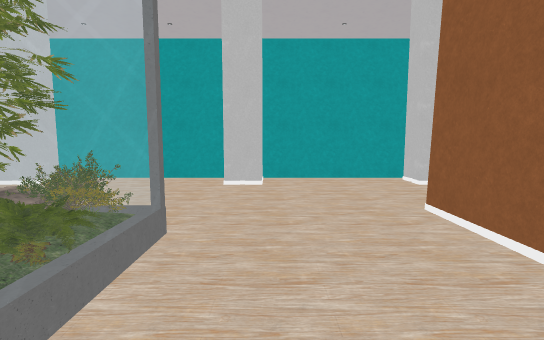
[1] (above)

16 first-person views from a walk through a 3-D level made in the Unity game engine. The camera is 1.4 m above the floor, tilts 6° down and sees 85° across. The floor is counted in squares, 1 m on a side. Each view is taken from the middle of a square. On the plan, view 1 faces up. The plan holds only what a view shows up to about 14 squares ahead; the rest is blank. The place goes on beyond the plan. The player is left out. Some surface patterns are stand-ins.

[2]
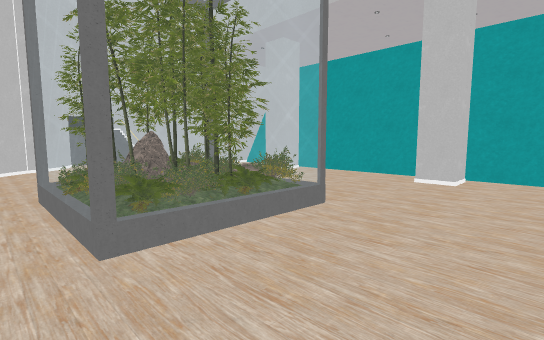

[3]
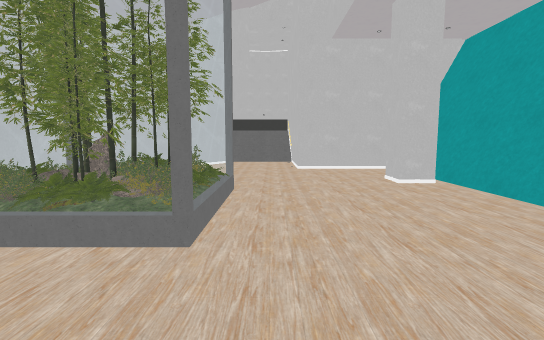

[4]
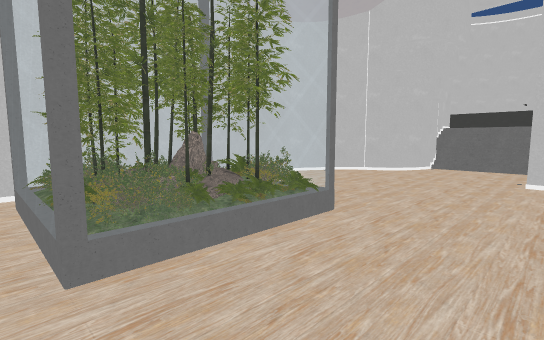

[5]
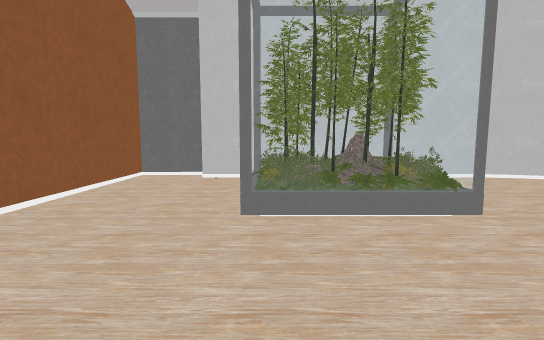

[6]
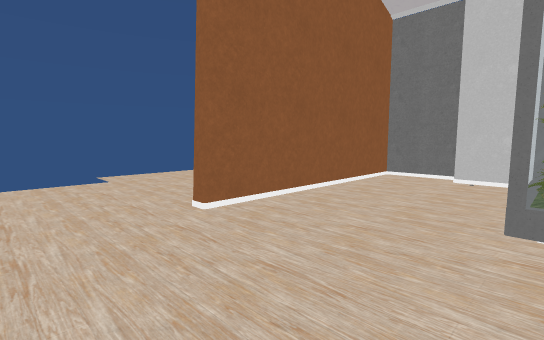

[7]
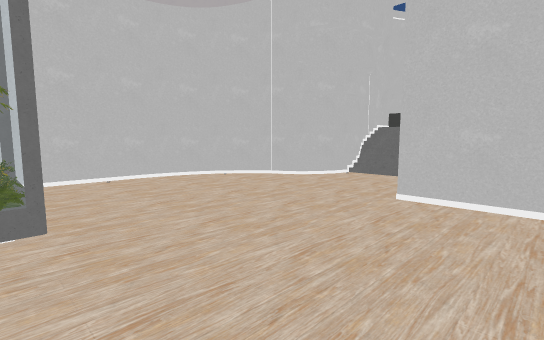

[8]
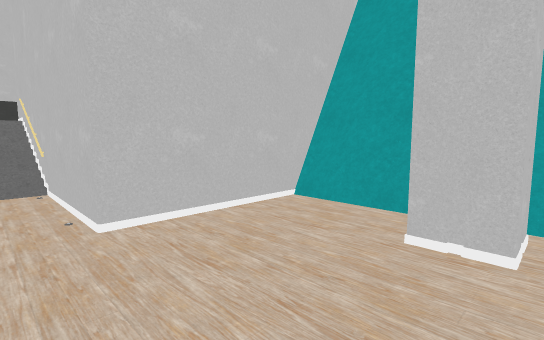

[9]
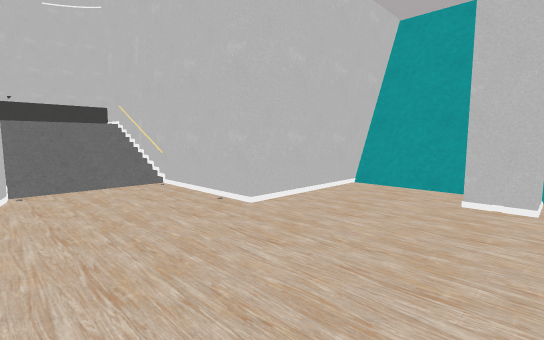

[10]
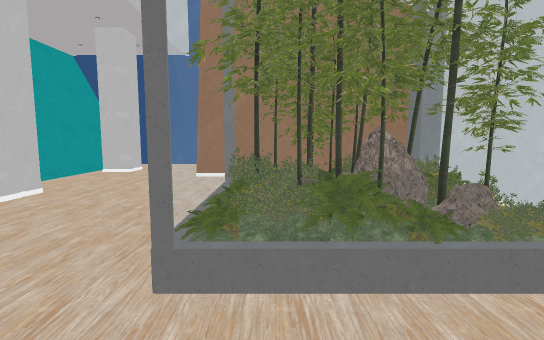

[11]
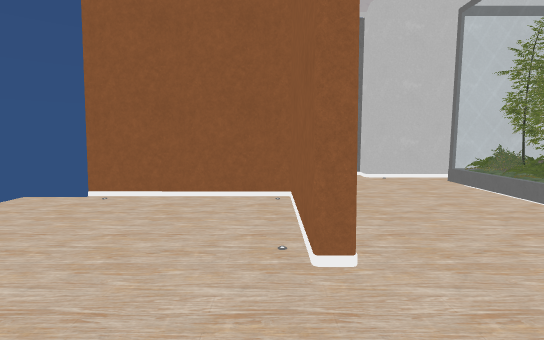

[12]
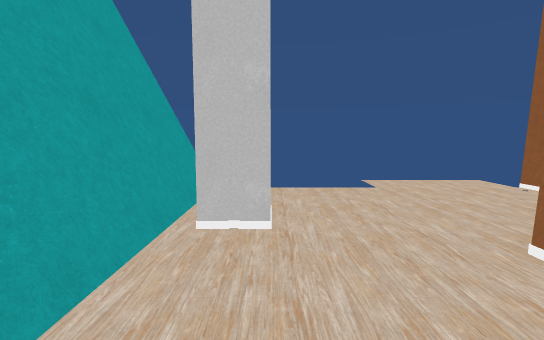

[13]
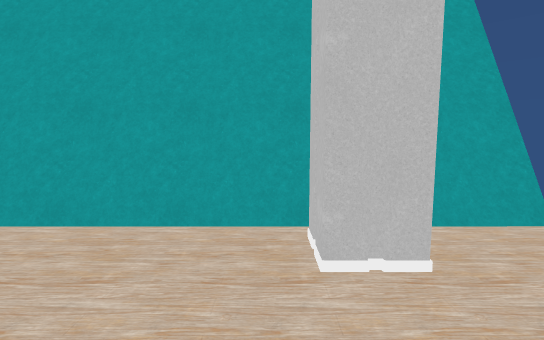

[14]
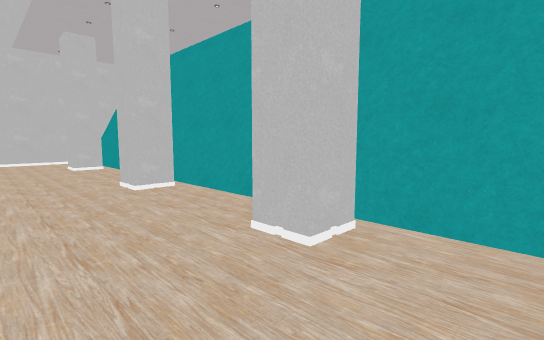

[15]
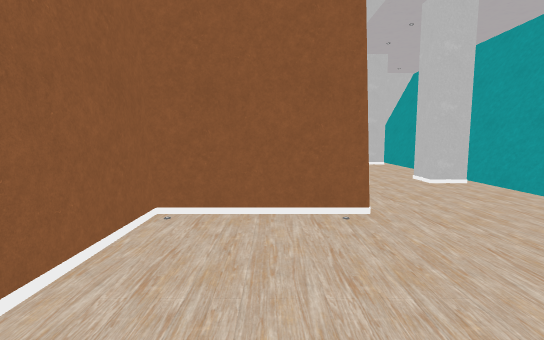

[16]
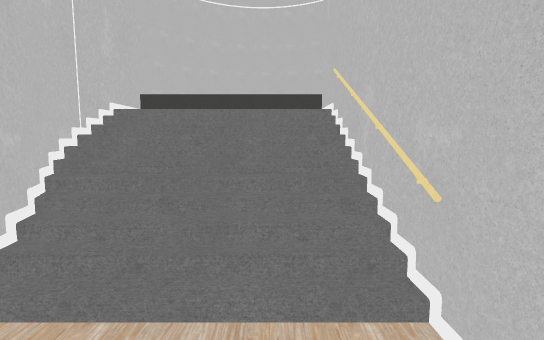

### Floor plan
Key: @ floor where view 1 was taken; # wall or solid block; . main floor; : floor 1.75 m higher than the main floor; / step, stairs or slope; O other object.
Columns run from 20 left of view 1 to 9 right of it. Each row starts with its distance up from view 1.
 11         ######################
 10         #...O......O.....O...
  9         #...O......O.....O...
  8         #....................
  7         #....................
  6  ########....................
  5 :////..................#......
  4 :////..........OOOO....#......
  3 :////..........OOOO....#......
  2  #####.........O  O....######
  1      ##........OO O....#
  0       ##.......OOOO.@..#
 -1        ##..............#
 -2         #############..#
 -3                     ####

Where each view was taken, in squares from view 1:
view 1: 0 up, 0 right, facing up
view 2: 1 down, 2 right, facing up-left
view 3: 5 up, 2 right, facing left
view 4: 7 up, 1 left, facing down-left
view 5: 9 up, 2 left, facing down
view 6: 9 up, 2 left, facing down-right
view 7: 9 up, 5 left, facing down-left
view 8: 5 up, 7 left, facing up-left
view 9: 2 up, 7 left, facing up-left
view 10: 3 up, 8 left, facing right
view 11: 9 up, 4 right, facing down
view 12: 9 up, 0 right, facing right
view 13: 6 up, 4 right, facing up
view 14: 6 up, 8 right, facing up-left
view 15: 4 up, 9 right, facing left
view 16: 5 up, 14 left, facing left
